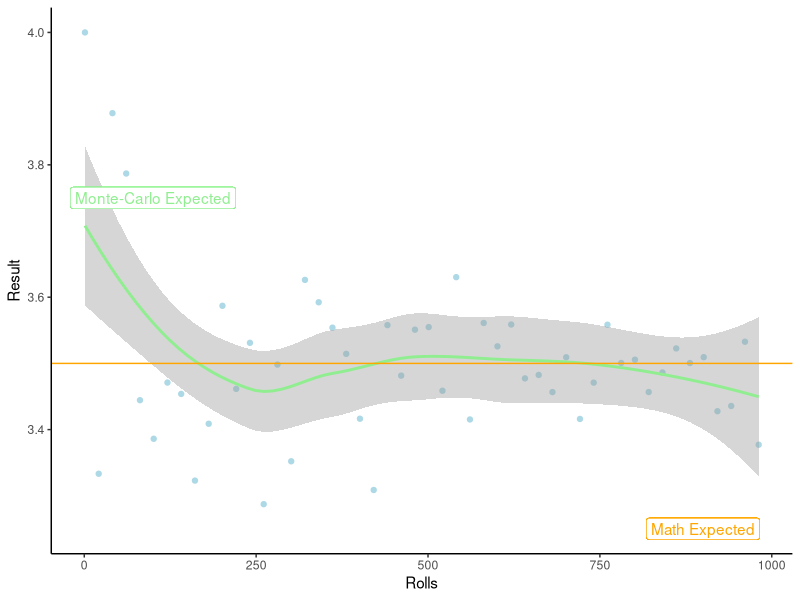
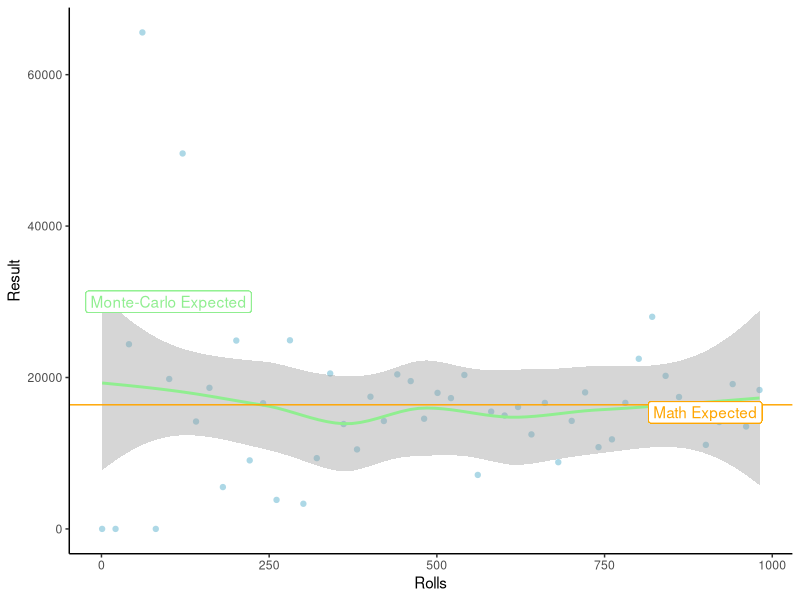
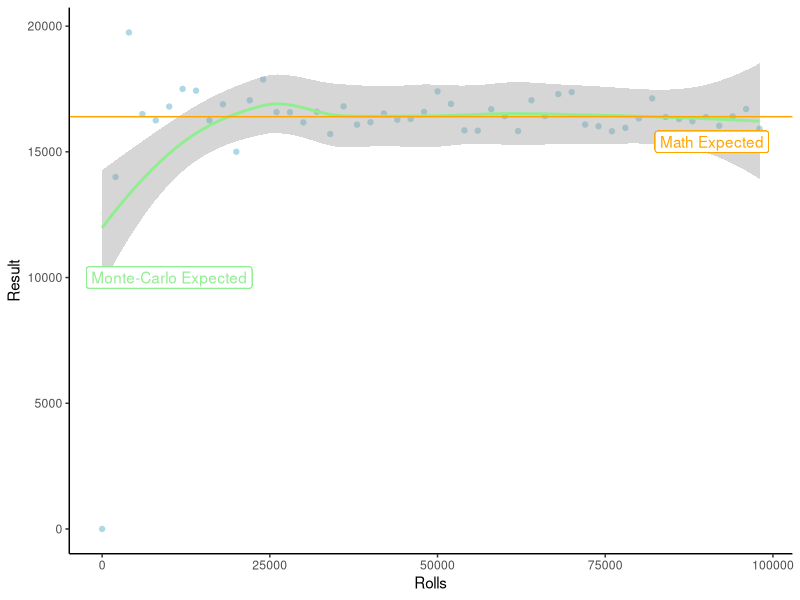

Generate these figures, in order, with R:
## ---- chunk 1
### Loading Library and creating a function DiceSim that rolls a dice rolls amount of times and compares the result to the expected result
library(tidyverse)
library(ggthemes)

DiceSim <- function(rolls, expected = 3.5, sides = 1:6) {
        base::sample(sides, rolls, replace = TRUE) %>%
        sum() %>%
        "/"(as.numeric(rolls))
           }

## ---- chunk 2
#### Creating 100 data points rolling dice a random number of times from 1 to 10000 and comparing the average value to mathematically expected one. In general the more you roll the more accurate your estimate but note diminishing returns. The line is not straight going from 10 to 100 rolls improves the accurecy of the Monte-Carlo estimate much more than going from 1000 to 1090
rolls <- seq(1, 1000, 20)

result <- map_dbl(rolls, DiceSim)

g1_data <- data.frame('Rolls' = rolls, 
                      'Result' = result)

ggplot(g1_data, aes(x = Rolls, y = Result)) +
geom_point(col = 'lightblue') +
geom_smooth(col = 'lightgreen') +
theme_classic() +
geom_hline(yintercept = 3.5, col = 'orange') +
geom_label(aes(label = 'Math Expected', x = 900, y =  3.25), col = 'orange') +
geom_label(aes(label = 'Monte-Carlo Expected', x = 100, y = 3.75), col = 'lightgreen')
 
## ---- chunk 3

rolls <- seq(1, 1000, 20)

result <- map_dbl(rolls, DiceSim, sides = c(rep(1:6, 10), 1000000))

g2_data <- data.frame('Rolls' = rolls, 
                      'Result' = result)

ggplot(g2_data, aes(x = Rolls, y = Result)) +
geom_point(col = 'lightblue') +
geom_smooth(col = 'lightgreen') +
theme_classic() +
geom_hline(yintercept = 16397, col = 'orange') +
geom_label(aes(label = 'Math Expected', x = 900, y =  15397), col = 'orange') +
geom_label(aes(label = 'Monte-Carlo Expected', x = 100, y = 30000), col = 'lightgreen')

## ---- chunk 4

rolls <- seq(1, 100000, 2000)

result <- map_dbl(rolls, DiceSim, sides = c(rep(1:6, 10), 1000000))

g3_data <- data.frame('Rolls' = rolls, 
                      'Result' = result)

ggplot(g3_data, aes(x = Rolls, y = Result)) +
geom_point(col = 'lightblue') +
geom_smooth(col = 'lightgreen') +
theme_classic() +
geom_hline(yintercept = 16397, col = 'orange') +
geom_label(aes(label = 'Math Expected', x = 90900, y =  15397), col = 'orange') +
geom_label(aes(label = 'Monte-Carlo Expected', x = 10000, y = 10000), col = 'lightgreen')
  
  
